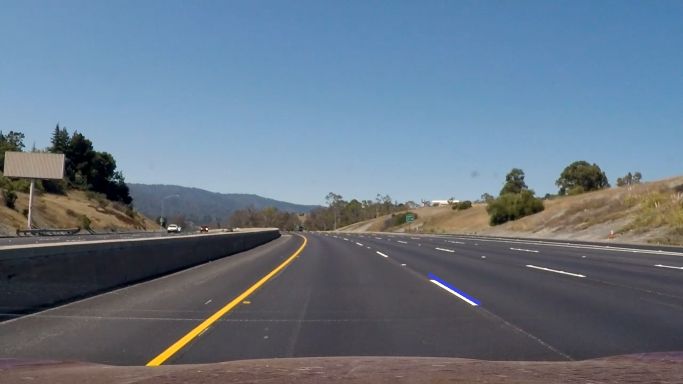
#> input picture test.png, 1366 x 768 px (shown at 1/2 size)
$ python fuk3.py
#> lines starting #> are read from the running program, lines starting #| are printed output that depends on the picture; after the words box and inside, x2 and y2 are one past the last pixel; in counts of white or black regions, pixels touching at a corner belong together; long printed decimals are rounded
import cv2
import numpy as np
import imutils
import matplotlib.pyplot as plt
import moviepy.editor as mp
def canny(image):
    gray=cv2.cvtColor(result2,cv2.COLOR_RGB2GRAY)
    blur=cv2.GaussianBlur(gray,(1,1),0)
    canny=cv2.Canny(blur,50,150)
    return canny
#cap = cv2.VideoCapture("test3.png")
# clip = mp.VideoFileClip("original.mp4")
# clip_resized = clip.resize(height=360)
image =cv2.imread('test.png')
#> image is the input picture: shape (768, 1366, 3); mean B, G, R 133.4, 117.6, 102.7
#ret,image=cap.read()
low_white = np.array([0,51, 178])
up_white = np.array([180, 255, 255])
hsv=cv2.cvtColor(image, cv2.COLOR_BGR2HSV)
#> hsv: shape (768, 1366, 3); mean H, S, V 91.4, 74.3, 140.6
mask_white = cv2.inRange(hsv,low_white,up_white)
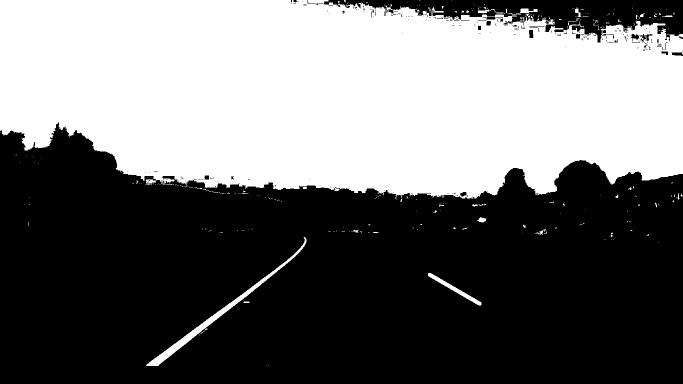
#> mask_white: shape (768, 1366) (shown at 1/2 size); 43.9% white; 330 white regions (305 under 20 px), largest, box (x1, y1, x2, y2) and area: (0, 0, 1366, 397) 452955, (292, 474, 613, 732) 3908, (856, 546, 963, 611) 975
result2=cv2.bitwise_and(image,image,mask=mask_white)
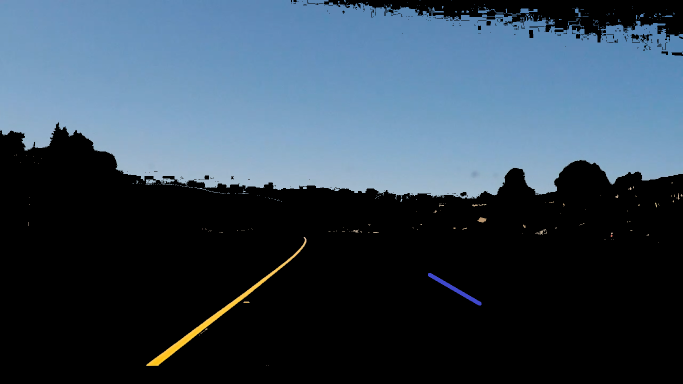
#> result2: shape (768, 1366, 3) (shown at 1/2 size); mean B, G, R 83.9, 68.7, 51.8
#image=imutils.resize(image,width=1280)
#lane_image = cv2.GaussianBlur(image, (1,1), 0)
a=[]
b=[]
canny2=canny(result2)
#> in canny, `gray=cv2.cvtColor(result2,cv2.COLOR_RGB2GRAY)`:
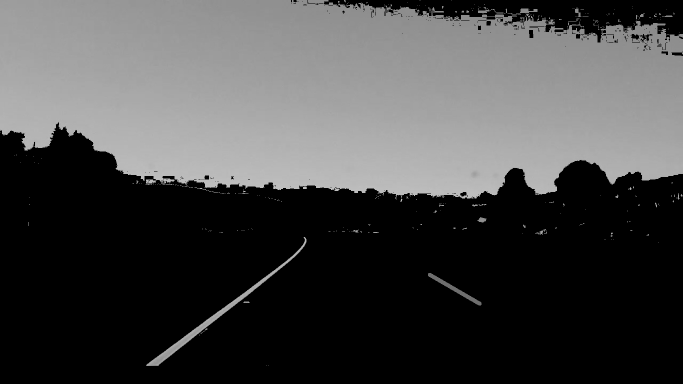
#> gray: shape (768, 1366) (shown at 1/2 size); min 0, max 206, mean 71.3
#> in canny, `canny=cv2.Canny(blur,50,150)`:
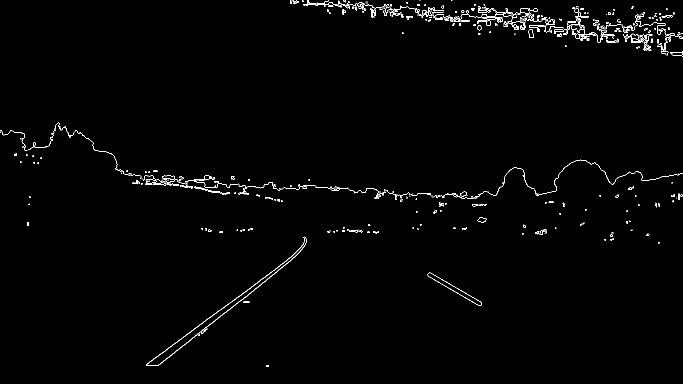
#> canny: shape (768, 1366) (shown at 1/2 size); 1.1% white in thin lines or dots
lines2=cv2.HoughLinesP(canny2,2,np.pi/180,100,np.array([]),minLineLength=30,maxLineGap=1)
#> lines2 = [[408, 658, 524, 567], [297, 725, 383, 662], [446, 616, 547, 540], [367, 691, 410, 655], [521, 569, 556, 541], [366, 674, 449, 613], [859, 545, 962, 604], [856, 552, 957, 610], [330, 720, 361, 694], [564, 528, 596, 500]]
print(lines2)
#| [[[408 658 524 567]]
#|  [[297 725 383 662]]
#|  [[446 616 547 540]]
#|  [[367 691 410 655]]
#|  [[521 569 556 541]]
#|  [[366 674 449 613]]
#|  [[859 545 962 604]]
#|  [[856 552 957 610]]
#|  [[330 720 361 694]]
#|  [[564 528 596 500]]]
for line in lines2:
    x1,y1,x2,y2=line.reshape(4)
    parameters=np.polyfit((x1,x2),(y1,y2),1)
    cv2.line(result2,(x1,y1),(x2,y2),(0,0,255),5)
    a.append(parameters[0])
    b.append(parameters[1])
#> this loop made 10 passes
#> (x1, y1, x2, y2, parameters) on passes 1 to 10: (408, 658, 524, 567, [-0.784, 978.1]), (297, 725, 383, 662, [-0.733, 942.6]), (446, 616, 547, 540, [-0.752, 951.6]), (367, 691, 410, 655, [-0.837, 998.3]), (521, 569, 556, 541, [-0.8, 985.8]), (366, 674, 449, 613, [-0.735, 943]), (859, 545, 962, 604, [0.573, 52.95]), (856, 552, 957, 610, [0.574, 60.44]), (330, 720, 361, 694, [-0.839, 996.8]), (564, 528, 596, 500, [-0.875, 1021.5])
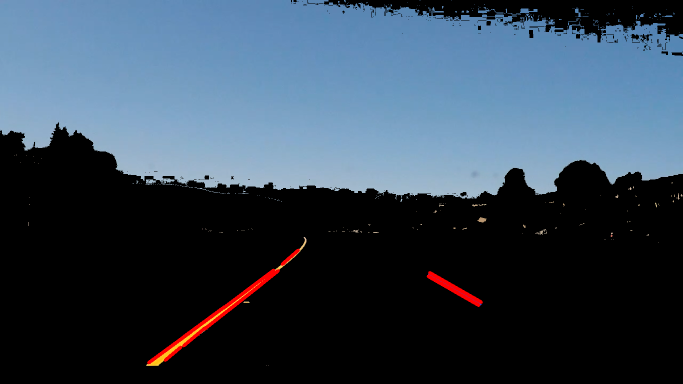
#> result2: shape (768, 1366, 3) (shown at 1/2 size); 0.6% of pixels changed, all inside (x1, y1, x2, y2) = (294, 497, 966, 729)
#> after the loop, a = [-0.784, -0.733, -0.752, -0.837, -0.8, -0.735, 0.573, 0.574, -0.839, -0.875]; b = [978.1, 942.6, 951.6, 998.3, 985.8, 943, 52.95, 60.44, 996.8, 1021.5]
print(b,(y1+y2)/(x1-x2))
#| [978.069, 942.570, 951.604, 998.256, 985.800, 942.988, 52.951, 60.436, 996.774, 1021.500] -32.125
# plt.imshow(canny_image)
# plt.show()
cv2.imshow('result',result2)
cv2.waitKey(0)
# [6 lines of commented-out code are left out]

$ run again, with test3.png copied over test.png
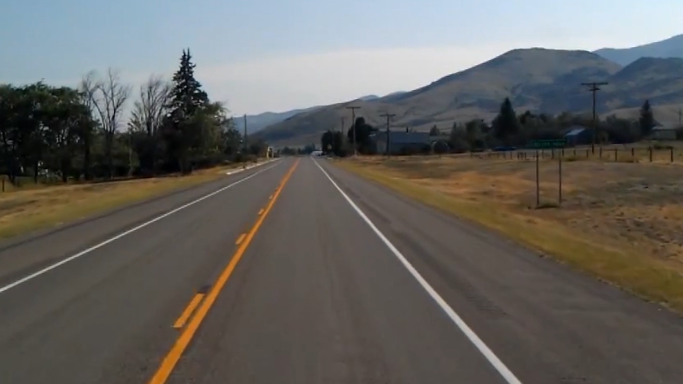
#> input picture test3.png, 1366 x 768 px (shown at 1/2 size)
#> image is the input picture: shape (768, 1366, 3); mean B, G, R 95.9, 99.3, 101.2
#> hsv: shape (768, 1366, 3); mean H, S, V 47.9, 56.3, 109.7
#> `mask_white = cv2.inRange(hsv,low_white,up_white)`:
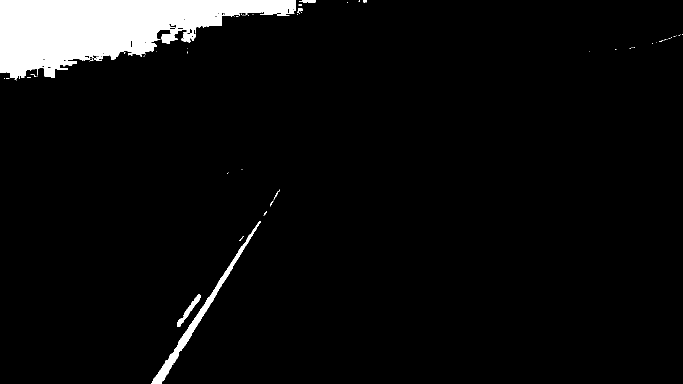
#> mask_white: shape (768, 1366) (shown at 1/2 size); 5.4% white; 65 white regions (55 under 20 px), largest, box (x1, y1, x2, y2) and area: (0, 0, 592, 160) 51607, (303, 442, 522, 768) 4021, (354, 589, 402, 653) 617
#> canny: shape (768, 1366); 0.34% white in thin lines or dots
#> lines2 = [[472, 523, 494, 487], [444, 553, 477, 502], [492, 491, 512, 457], [369, 692, 388, 660]]
#| [[[472 523 494 487]]
#|  [[444 553 477 502]]
#|  [[492 491 512 457]]
#|  [[369 692 388 660]]]
#> the loop `for line in lines2:` made 4 passes
#> (x1, y1, x2, y2, parameters) on passes 1 to 4: (472, 523, 494, 487, [-1.64, 1295.4]), (444, 553, 477, 502, [-1.55, 1239.2]), (492, 491, 512, 457, [-1.7, 1327.4]), (369, 692, 388, 660, [-1.68, 1313.5])
#> after the loop `for line in lines2:`:
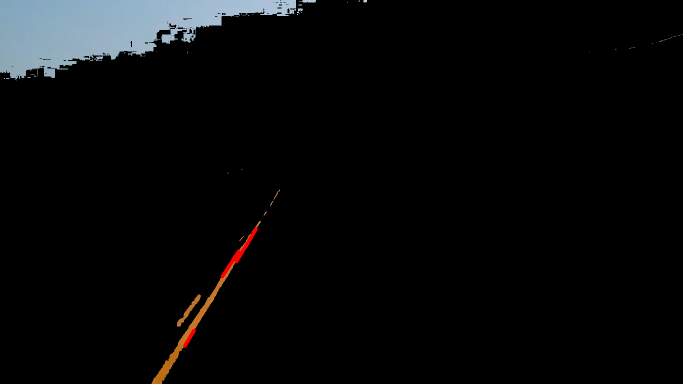
#> result2: shape (768, 1366, 3) (shown at 1/2 size); mean B, G, R 9.9, 9.2, 8.5
#> after the loop `for line in lines2:`: a = [-1.64, -1.55, -1.7, -1.68]; b = [1295.4, 1239.2, 1327.4, 1313.5]
#| [1295.364, 1239.182, 1327.400, 1313.474] -71.158
